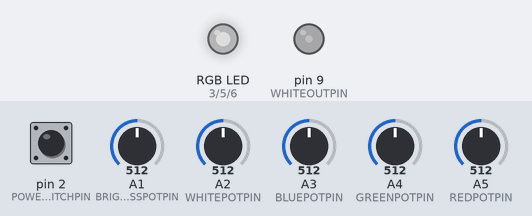
Simulated run of this sketch. Board: Arduino Uno, built with avr-gcc and run on an emulated ATmega328P. Shown: an RGB LED mixed from three pins (HIGH = lit), output pins drawn as LEDs (lit = HIGH). The test bench sets the inputs (shaded band); at power-on: A1 (BRIGHTNESSPOTPIN) = 512, A2 (WHITEPOTPIN) = 512, A3 (BLUEPOTPIN) = 512, A4 (GREENPOTPIN) = 512, A5 (REDPOTPIN) = 512, pin 2 (POWERSWITCHPIN) LOW. Dim RGB values are drawn brighter than linear.

Above: at 1.2 s.
1.3 s: A1 (BRIGHTNESSPOTPIN) set to 716
At 1.7 s:
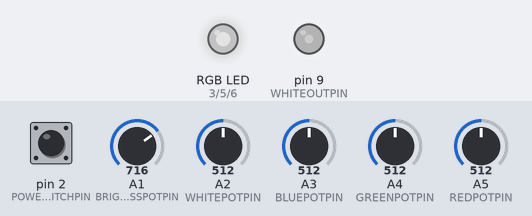
2.8 s: A2 (WHITEPOTPIN) set to 306
At 4.0 s:
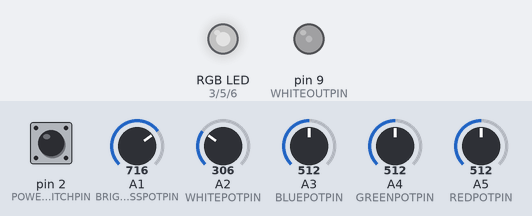
4.3 s: A3 (BLUEPOTPIN) set to 306
At 5.2 s:
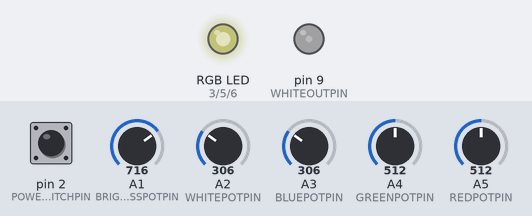
5.8 s: A4 (GREENPOTPIN) set to 306
At 6.4 s:
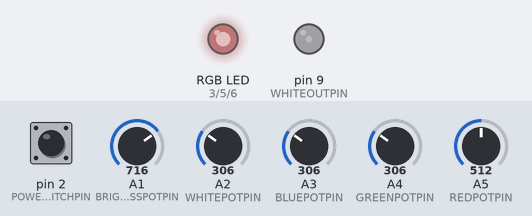
7.3 s: A5 (REDPOTPIN) set to 992
At 8.5 s:
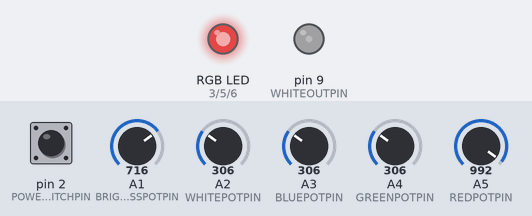
8.8 s: pin 2 (POWERSWITCHPIN) pulled HIGH for 0.15 s
At 9.8 s:
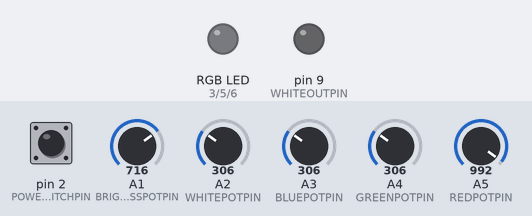
Timing chart, 0 to 11.4 s (numbered marks = the images above; inputs shaded):
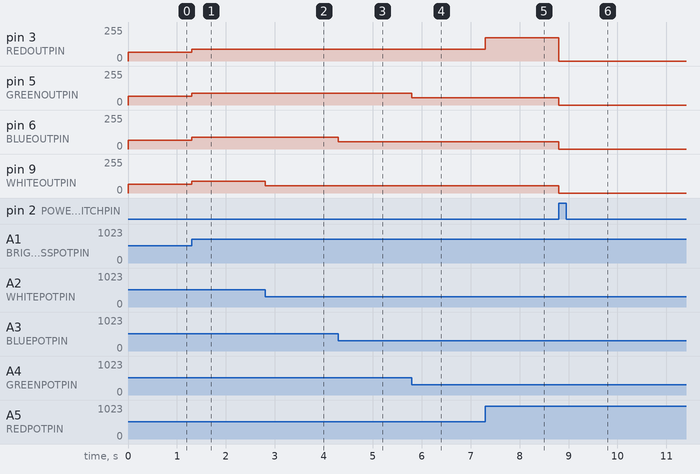

The sketch:

rgbw_led_bar.ino
```cpp
#define REDPOTPIN 5
#define GREENPOTPIN 4
#define BLUEPOTPIN 3
#define WHITEPOTPIN 2
#define BRIGHTNESSPOTPIN 1
#define POWERSWITCHPIN 2


#define REDOUTPIN 3
#define GREENOUTPIN 5
#define BLUEOUTPIN 6
#define WHITEOUTPIN 9
#define LEDPIN 13

int redPotValue = 0;
int greenPotValue = 0;
int bluePotValue = 0;
int whitePotValue = 0;
int brightnessPotValue = 0;

int redOutValue = 0;
int greenOutValue = 0;
int blueOutValue = 0;
int whiteOutValue = 0;

int currentPowerSwitchState = HIGH;      // the current state of the output pin
int currentPowerSwitchReading;           // the current reading from the input pin
int previousPowerSwitchReading = LOW;    // the previous reading from the input pin

unsigned long lastSwitchPushMillis = 0; // the last time the output pin was toggled
unsigned long debounceMillis = 100;

void setup() {
  // put your setup code here, to run once:
  Serial.begin(9600);
  pinMode(REDOUTPIN, OUTPUT);
  pinMode(GREENOUTPIN, OUTPUT);
  pinMode(BLUEOUTPIN, OUTPUT);
  pinMode(WHITEOUTPIN, OUTPUT);

  pinMode(POWERSWITCHPIN, INPUT);
  digitalWrite(LEDPIN, currentPowerSwitchState);
}

void loop() {
  // put your main code here, to run repeatedly:
  unsigned long start = millis();
  readPowerSwitchState();
  unsigned long afterPowerSwitchRead = millis();

  redPotValue = analogRead(REDPOTPIN);
  greenPotValue = analogRead(GREENPOTPIN);
  bluePotValue = analogRead(BLUEPOTPIN);
  whitePotValue = analogRead(WHITEPOTPIN);
  brightnessPotValue = analogRead(BRIGHTNESSPOTPIN);
  unsigned long afterRead = millis();


  unsigned int scaledRedPotValue = scaleToPwmOutput(redPotValue, brightnessPotValue);
  unsigned int scaledGreenPotValue = scaleToPwmOutput(greenPotValue, brightnessPotValue);
  unsigned int scaledBluePotValue = scaleToPwmOutput(bluePotValue, brightnessPotValue);
  unsigned int scaledWhitePotValue = scaleToPwmOutput(whitePotValue, brightnessPotValue);

  unsigned long afterScaling = millis();

  if (currentPowerSwitchState == LOW) {
    analogWrite(REDOUTPIN, 0);
    analogWrite(GREENOUTPIN, 0);
    analogWrite(BLUEOUTPIN, 0);
    analogWrite(WHITEOUTPIN, 0);
  } else {
    analogWrite(REDOUTPIN, scaledRedPotValue);
    analogWrite(GREENOUTPIN, scaledGreenPotValue);
    analogWrite(BLUEOUTPIN, scaledBluePotValue);
    analogWrite(WHITEOUTPIN, scaledWhitePotValue);
  }
  unsigned long afterWriting = millis();

//  Serial.print("TIMING \n    start:               " + String(start) +
//                      "\n    afterPowerSwitchRead " + String(afterPowerSwitchRead) +
//                      "\n    afterRead            " + String(afterRead) +
//                      "\n    afterScaling         " + String(afterScaling) +
//                      "\n    afterWriting         " + String(afterWriting) + "\n\n");
//  delay(1000);

//  Serial.print(" -- SCALED RGBW value: " + String(scaledRedPotValue) + ","
//      + String(scaledGreenPotValue) + ","
//      + String(scaledBluePotValue) + ","
//      + String(scaledWhitePotValue)
//      + ";\n");
}

void readPowerSwitchState() {
  currentPowerSwitchReading = digitalRead(POWERSWITCHPIN);

  // if the input just went from LOW and HIGH and we've waited long enough
  // to ignore any noise on the circuit, toggle the output pin and remember
  // the time
//  unsigned long now = millis();
  if (currentPowerSwitchReading == HIGH && previousPowerSwitchReading == LOW && millis() - lastSwitchPushMillis > debounceMillis) {
    if (currentPowerSwitchState == HIGH) {
      currentPowerSwitchState = LOW;
    } else {
      currentPowerSwitchState = HIGH;
    }

    lastSwitchPushMillis = millis();
  }

  digitalWrite(LEDPIN, currentPowerSwitchState);

  previousPowerSwitchReading = currentPowerSwitchReading;
}

unsigned int scaleToPwmOutput(int colorPotValue, int brightnessPotValue) {
  return (unsigned int)((unsigned long) colorPotValue * (unsigned long) brightnessPotValue / (4096L));
}
```

Measured:
- after the input at 1.3 s, pin 3 (REDOUTPIN), pin 5 (GREENOUTPIN), pin 6 (BLUEOUTPIN), pin 9 (WHITEOUTPIN): 64/255 → 89/255 at once
- after the input at 2.8 s, pin 9 (WHITEOUTPIN): 89/255 → 53/255 at once
- after the input at 4.3 s, pin 6 (BLUEOUTPIN): 89/255 → 53/255 at once
- after the input at 5.8 s, pin 5 (GREENOUTPIN): 89/255 → 53/255 at once
- after the input at 7.3 s, pin 3 (REDOUTPIN): 89/255 → 173/255 at once
- after the input at 8.8 s, pin 3 (REDOUTPIN): 173/255 → 0/255 at once; pin 5 (GREENOUTPIN), pin 6 (BLUEOUTPIN), pin 9 (WHITEOUTPIN): 53/255 → 0/255 at once
